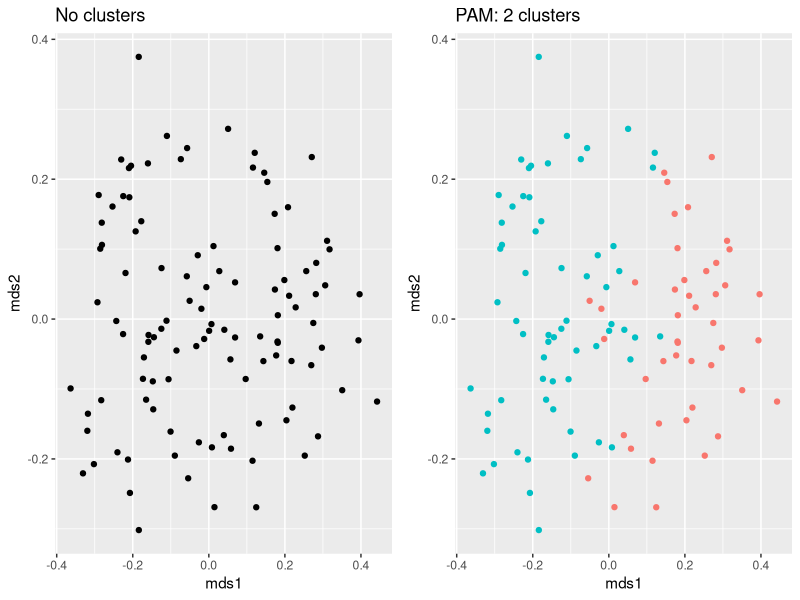
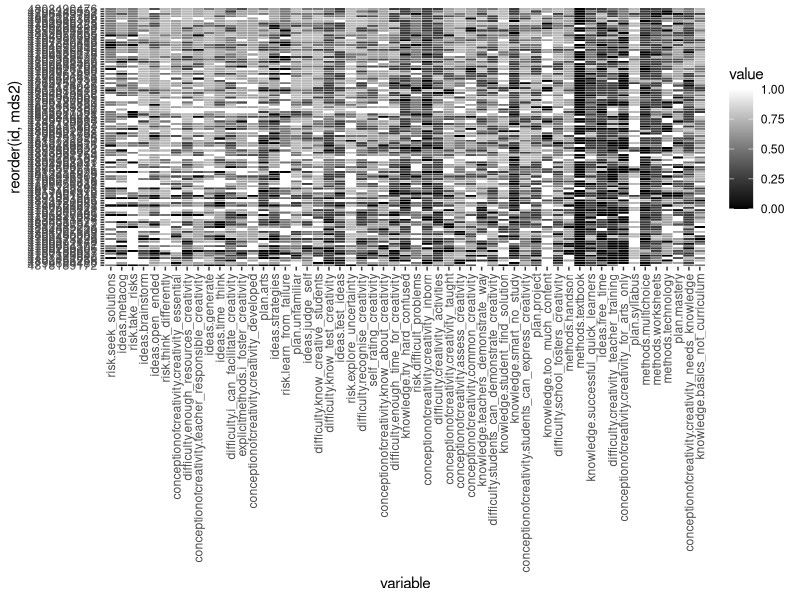
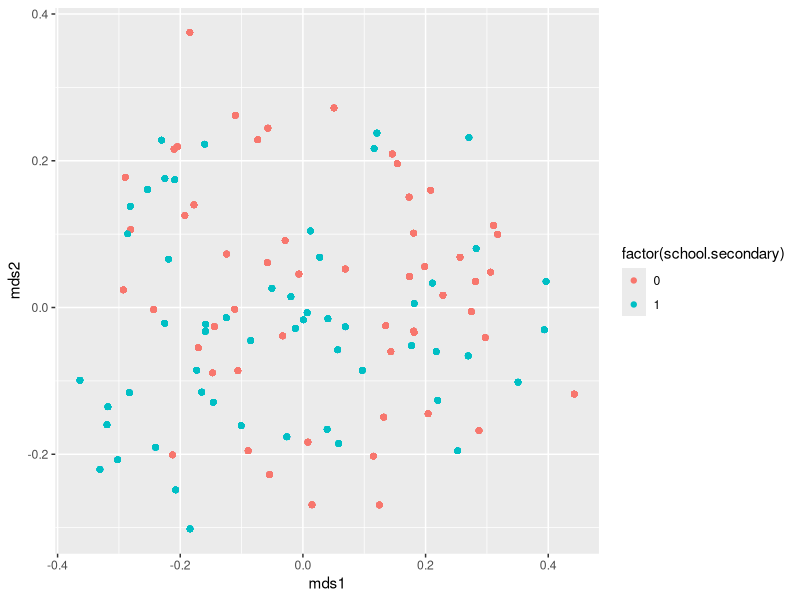

Recreate these plots in R, in order.
# Title:       Clustering
#
# Description: Do randomForest clustering
#
#
# Authors:     Jason Signolet, Florence Gabriel
#
# Revision history:
#  - 2016-10-08 Started looking at how responses vary across creativity-space
#  - 2016-09-17 Initial
#

library(data.table)
library(magrittr)
library(foreach)
library(doParallel)
library(randomForest)
library(ggplot2)
library(grid)
library(gridExtra)
library(lattice)
library(cluster)
library(scales)
library(GGally)

set.seed(20160917)


# functions
majority <- function(x, max_levels = 100) {
  # returns a single majority level (the first it encounters)
  factorised <- factor(x)
  x_levels <- levels(factorised)
  level_number <- length(x_levels)
  if(level_number > max_levels) stop("Too many levels")

  biggest_level <- 0
  output <- NA
  for(i in seq(level_number)) {
    current_size <- sum(x == x_levels[i], na.rm = T)
    if(current_size > biggest_level) {
      biggest_level <- current_size
      output <- x_levels[i]
    }
  }
  return(output)
}

# load in cleaned data

dt <- fread("data/clean_data.csv", colClasses = list(character = "id"))

# only keep rows that have fewer than 20 missing responses
dt <- dt[which(rowSums(is.na(dt)) < 20)]



# define the features
#
#features <- names(dt)[-1]
#features <- features[-c(grep("yeargroup.", features), grep("school.", features))]

categories <- c("methods", "plan", "risk", "ideas", "knowledge", "conceptionofcreativity", "difficulty", "explicitmethod")

features <- foreach(i = categories, .combine = c) %do% {

  search_string <- paste0("^", i, ".")

  colnames(dt)[grep(search_string, colnames(dt))]
}

features <- c(features, "self_rating_creativity")





# assign all NAs to the majority class


for(col in features) {
  if(any(is.na(dt[[col]]))) {
    set(dt, i = which(is.na(dt[[col]])), j = col, value = majority(dt[[col]]))
  }
}


# remove zero-variance columns
for(col in names(dt)){
  if(length(levels(factor(dt[[col]]))) <= 1) {
    dt[, col := NULL, with = F]
  }
}


# make synthetic data

synth_length <- nrow(dt) * 5

synth <-
  foreach(col = features, .combine = cbind) %do% {
    .output <- data.table("this_col" = sample(dt[[col]], synth_length, replace = TRUE))
    setnames(.output, col)
  }

# check to see if cols have been decoupled
# p_age_exp_r <- ggplot(dt, aes(age, years_experience)) + geom_point() + ggtitle("Real")# strong correlation
# p_age_exp_s <- ggplot(synth, aes(age, years_experience)) + geom_point() + ggtitle("Synthetic") # no correlation
# p1 <- grid.arrange(p_age_exp_r, p_age_exp_s, ncol = 2)

# make training table

x <- rbind(dt[, features, with = F], synth[, features, with = F])
y <- factor(c(rep(1, nrow(dt)), rep(0, nrow(synth))))
real_wt  <- 1 / (2 * nrow(dt))
synth_wt <- 1 / (2 * nrow(synth))

# train randomForest classifier

registerDoParallel(8)
rf <-
  foreach(i = 1:8,
          .combine = randomForest::combine,
          .multicombine = TRUE,
          .packages = 'randomForest') %dopar% {
            randomForest(x, y,
                         na.action = na.omit,
                         ntree = 1000,
                         classwt = c("0" = synth_wt, "1" = real_wt),
                         importance = TRUE,
                         proximity = TRUE,
                         confusion = TRUE)
          }
registerDoSEQ()


# get distance matrix
rf_diss <- 1 - sqrt(rf$proximity[seq(nrow(dt)), seq(nrow(dt))] %>% as.matrix)
colnames(rf_diss) <- rownames(rf_diss) <- dt$id
rf_dist <- as.dist(rf_diss)

# perform multidimensional scaling. Reduce to 2 dimensions
rf_mds <- cmdscale(rf_dist, k = 2) %>%
  as.data.frame %>%
  setDT(keep.rownames = TRUE) %>%
  setnames(c("id", "mds1", "mds2")) %>%
  setkey(id)

rf_clusters <- pam(rf_dist, k = 2, cluster.only = TRUE) %>%
  as.data.frame %>%
  setDT(keep.rownames = T) %>%
  setnames(c("id", "cluster")) %>%
  setkey(id)

plot_pam_clusters <- rf_clusters[rf_mds]

# plot mds
pmds1 <- ggplot(plot_pam_clusters, aes(mds1, mds2)) +
  geom_point() +
  ggtitle("No clusters")
pmds2 <- ggplot(plot_pam_clusters, aes(mds1, mds2, colour = factor(cluster))) +
  geom_point() +
  ggtitle("PAM: 2 clusters") +
  theme(legend.position="none")
p2 <- quote(grid.arrange(pmds1, pmds2, ncol = 2))


# get feature importance

rf_imp <- rf$importance[, "MeanDecreaseAccuracy"] %>%
  as.data.frame %>%
  setDT(keep.rownames = TRUE) %>%
  setnames(c("variable", "importance")) %>%
  setkey(importance)

variable_order <- rf_imp[order(importance, decreasing = TRUE), variable]


# prepare data for heatmap

dt <- plot_pam_clusters[dt]
for(col in features) {
  set(dt, j = col, value = rescale(dt[[col]]))
}
dt.m1 <- melt(dt, measure.vars = features)

dt.m1[, variable := factor(variable, levels = variable_order)]

# plot heatmap

p3 <- ggplot(dt.m1, aes(variable, reorder(id, mds2))) +
  geom_tile(aes(fill = value), colour = "white") +
  scale_fill_gradient(low = "black", high = "white") +
  theme(axis.text.x  = element_text(angle=90, hjust = 1, vjust = 0.5))

#p1
eval(p2)
p3


ggplot(dt.m1, aes(mds1, mds2, colour = factor(school.secondary))) + geom_point()


# colour plots

setkey(dt, id)
#with R data.tables, you can treat the session as if it is a database (i.e. you can do things like joining tables based on an index).
#The setkey() allows you to set the index. merge() lets you join the tables.
#In this case, we only wanted to join age, years of experience and the school type.







# make index measures
#
# first make inverse responses negative
# then sum responses for each category
# then turn the sums into Z-scores
new_col_names <- fread("data/new_col_names.csv")

inverse_items <- new_col_names[invert == 0, newname]

for(col in inverse_items) {
  set(dt, j = col, value = 6 - dt[[col]])
}

for(i in categories) {
  search_string <- paste0("^", i, ".")

  print(search_string)
  dt[, new_col := rowSums(.SD), .SDcols = grep(search_string, colnames(dt))]
  dt[, new_col := new_col - mean(new_col)]
  dt[, new_col := new_col / sd(new_col)]
  setnames(dt, "new_col", paste0("index.", i))
}



dt.m2 <- melt(dt[, c("mds1", "mds2", paste0("index.", categories), "cluster"), with = F], id.vars = c("mds1", "mds2", "cluster"))

p_clustering_with_colour_gradients <- ggplot(dt.m2, aes(mds1, mds2, colour = value)) + geom_point(size = 3) + facet_wrap(~variable) + scale_colour_continuous(low = "black", high = "cyan")
# pdf("output/clustering_with_colour_gradients.pdf", 10, 10)
# print(p_clustering_with_colour_gradients)
# dev.off()



dt.m3 <- melt(dt[, c("mds1", "mds2", names(dt)[grep("^subject.", names(dt))], "school.primary"), with = F], id.vars = c("mds1", "mds2"))




p_clustering_with_topic_markers <- ggplot(dt.m3, aes(mds1, mds2, colour = factor(value))) + geom_point() + facet_wrap(~variable) + scale_colour_manual(values = c("grey", "red"))

# pdf("output/clustering_with_topic_markers.pdf", 10, 10)
# print(p_clustering_with_topic_markers)
# dev.off()




#ggplot(dt, aes(mds1, mds2, colour = self_rating_creativity)) + geom_point(size = 4)

#ggpairs(dt[, grep("^index.", names(dt)), with = F])


# boxplots by cluster
dt.m2[, median(value), by = .(cluster, variable)]
for(v in unique(dt.m2$variable)) {
  .mean_diff <- dt.m2[variable == v & cluster == 1, mean(value)] - dt.m2[variable == v & cluster == 2, mean(value)]
  dt.m2[variable == v, mean_diff := .mean_diff]
}

p_boxplots_by_cluster <- ggplot(dt.m2, aes(reorder(variable, -mean_diff), value, fill = factor(cluster))) + geom_boxplot()
# pdf("output/boxplots_by_cluster.pdf", 8, 6)
# print(p_boxplots_by_cluster)
# dev.off()
